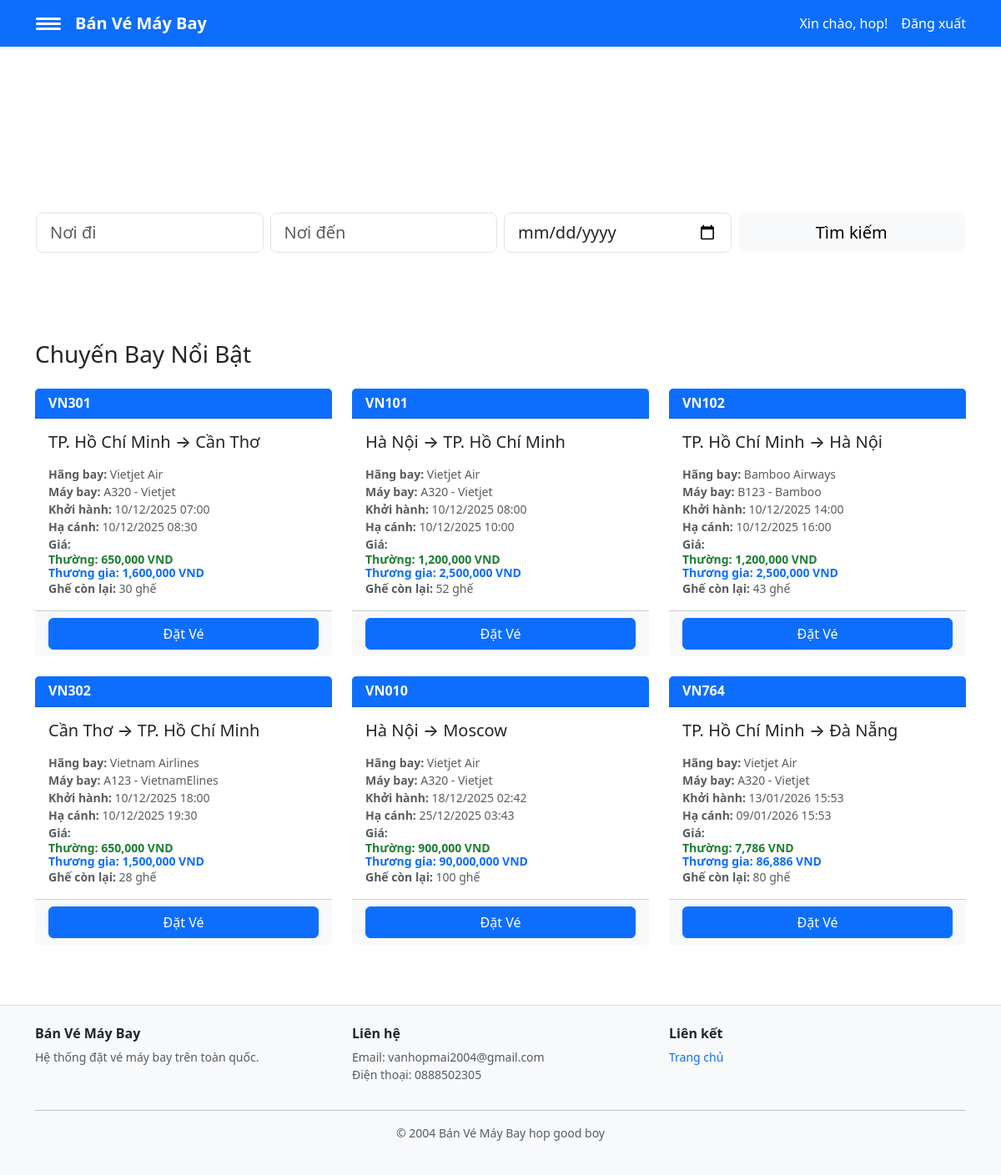
Screenshot of /banvemaybay/customer/dashboard (signed in) with the database file from the repository.
### tables this page shows
CREATE TABLE `chuyen_bay` (
  `id` int(11) NOT NULL,
  `so_hieu` varchar(50) NOT NULL,
  `noi_di` varchar(100) NOT NULL,
  `noi_den` varchar(100) NOT NULL,
  `gio_khoi_hanh` datetime NOT NULL,
  `gio_ha_canh` datetime NOT NULL,
  `gia_thuong` decimal(10,2) NOT NULL,
  `gia_thuong_gia` decimal(10,2) NOT NULL,
  `ghe_con` int(11) NOT NULL DEFAULT 0,
  `may_bay_id` int(11) DEFAULT NULL,
  `tao_luc` timestamp NOT NULL DEFAULT current_timestamp()
);

CREATE TABLE `may_bay` (
  `id` int(11) NOT NULL,
  `ma_may_bay` varchar(50) NOT NULL,
  `ten_may_bay` varchar(150) NOT NULL,
  `hang_may_bay` varchar(50) NOT NULL DEFAULT 'Khác',
  `tao_luc` timestamp NOT NULL DEFAULT current_timestamp()
);

### config/app.php (called while the page is built)
<?php
return [
    'db' => [
        'host' => '127.0.0.1',
        'user' => 'root',
        'pass' => '',
        'name' => 'banvemaybay',
    ],
    'base_path' => '/banvemaybay',
];

### app/Helpers/helpers.php (called while the page is built, shortened)
<?php
$config = require __DIR__ . '/../../config/app.php';
function dinhDangNgayGio($datetime): string {
    $dt = new DateTime($datetime);
    return $dt->format('d/m/Y H:i');
}
function duongDan(string $path = ''): string {
    global $config;
    $base = rtrim($config['base_path'], '/');
    $path = '/' . ltrim($path, '/');
    return $base . $path;
}
function format_datetime($datetime): string { return dinhDangNgayGio($datetime); }
function base_url(string $path = ''): string { return duongDan($path); }
function view_shared_data(): array {
    $user = $_SESSION['user'] ?? null;
    $isLoggedIn = !empty($user);
    $isAdmin = $isLoggedIn && (($user['vai_tro'] ?? '') === 'admin');
    return [
        'currentUser' => $user,
        'isLoggedIn' => $isLoggedIn,
        'isAdmin' => $isAdmin,
        'currentUserName' => $isLoggedIn ? (string)($user['ten'] ?? '') : '',
        'currentUserEmail' => $isLoggedIn ? (string)($user['email'] ?? '') : '',
    ];
}
function view(string $template, array $data = []): void {
    $data = array_merge(view_shared_data(), $data);
    extract($data, EXTR_SKIP);
    $viewFile = __DIR__ . '/../Views/' . $template . '.php';
    require $viewFile;
}

### app/Controllers/CustomerController.php (called while the page is built, shortened)
<?php
require_once __DIR__ . '/../Helpers/helpers.php';
require_once __DIR__ . '/../Models/Flight.php';
class CustomerController {
    public function dashboard(): void {
        $flights = Flight::recent(6);
        $search = [
            'noi_di' => (string)($_GET['noi_di'] ?? ''),
            'noi_den' => (string)($_GET['noi_den'] ?? ''),
            'ngay' => (string)($_GET['ngay'] ?? ''),
        ];
        view('customer/dashboard', compact('flights', 'search'));
    }
}

### app/Models/Flight.php (called while the page is built, shortened)
<?php
require_once __DIR__ . '/../Helpers/helpers.php';
class Flight {
    public static function recent(int $limit = 6): array {
        global $mysqli;
        $stmt = $mysqli->prepare(
            'SELECT cb.*, mb.hang_may_bay, mb.ma_may_bay, mb.ten_may_bay '
            . 'FROM chuyen_bay cb '
            . 'LEFT JOIN may_bay mb ON cb.may_bay_id = mb.id '
            . 'ORDER BY cb.gio_khoi_hanh ASC LIMIT ?'
        );
        $stmt->bind_param('i', $limit);
        $stmt->execute();
        $res = $stmt->get_result();
        return $res ? $res->fetch_all(MYSQLI_ASSOC) : [];
    }
}

### app/Views/customer/dashboard.php (the view, shortened to what this page needs)
<?php require_once __DIR__ . '/../partials/navbar.php'; ?>
<!doctype html>
<html>
<head>
  <link href="https://cdn.jsdelivr.net/npm/bootstrap@5.3.2/dist/css/bootstrap.min.css" rel="stylesheet">
</head>
<body class="customer-bg">
<div class="container-lg py-4">
  <?php
    $search = $search ?? [];
    $noiDiVal = (string)($search['noi_di'] ?? '');
    $noiDenVal = (string)($search['noi_den'] ?? '');
    $ngayVal = (string)($search['ngay'] ?? '');
  ?>
  <div class="search-section mb-5">
    <div class="row align-items-center">
      <div class="col-md-8">
        <h2 class="mb-2">Tìm Chuyến Bay</h2>
        <p>Đặt vé máy bay trên toàn quốc</p>
      </div>
    </div>
    <form method="get" action="<?=base_url('/customer/search')?>" class="mt-4">
      <div class="row g-2">
        <div class="col-md-3">
          <input name="noi_di" class="form-control form-control-lg" placeholder="Nơi đi" value="<?=htmlspecialchars($noiDiVal)?>">
        </div>
        <div class="col-md-3">
          <input name="noi_den" class="form-control form-control-lg" placeholder="Nơi đến" value="<?=htmlspecialchars($noiDenVal)?>">
        </div>
        <div class="col-md-3">
          <input type="date" name="ngay" class="form-control form-control-lg" value="<?=htmlspecialchars($ngayVal)?>">
        </div>
        <div class="col-md-3">
          <button class="btn btn-light btn-lg w-100">
            <i class="bi bi-search"></i> Tìm kiếm
          </button>
        </div>
      </div>
    </form>
  </div>
  <h3 class="mb-4">Chuyến Bay Nổi Bật</h3>
  <div class="row g-4">
    <?php if (empty($flights)): ?>
      <div class="col-12">
        <div class="alert alert-info">Không có chuyến bay nào.</div>
      </div>
    <?php else: ?>
      <?php foreach ($flights as $row): ?>
      <div class="col-md-6 col-lg-4">
        <div class="card flight-card h-100">
          <div class="card-header bg-primary text-white">
            <h6 class="mb-0 fw-bold"><?=htmlspecialchars($row['so_hieu'])?></h6>
          </div>
          <div class="card-body">
            <h5 class="card-title mb-3">
              <?=htmlspecialchars($row['noi_di'])?>
              &rarr;
              <?=htmlspecialchars($row['noi_den'])?>
            </h5>
            <p class="card-text">
              <small class="text-muted">
                <strong>Hãng bay:</strong> <?=htmlspecialchars(($row['hang_may_bay'] ?? '') !== '' ? ($row['hang_may_bay'] ?? '') : 'Chưa gán')?>
                <br>
                <strong>Máy bay:</strong>
                <?php if (!empty($row['ma_may_bay']) || !empty($row['ten_may_bay'])): ?>
                  <?=htmlspecialchars(($row['ma_may_bay'] ?? '') . (!empty($row['ten_may_bay']) ? ' - ' . $row['ten_may_bay'] : ''))?>
                <?php else: ?>
                  <?=htmlspecialchars('Chưa gán')?>
                <?php endif; ?>
                <br>
                <strong>Khởi hành:</strong> <?=format_datetime($row['gio_khoi_hanh'])?><br>
                <strong>Hạ cánh:</strong> <?=format_datetime($row['gio_ha_canh'])?><br>
                <strong>Giá:</strong><br>
                <span class="ticket-economy ticket-price-line d-block">Thường: <?=number_format($row['gia_thuong'],0)?> VND</span>
                <span class="ticket-business ticket-price-line d-block">Thương gia: <?=number_format($row['gia_thuong_gia'],0)?> VND</span>
                <strong>Ghế còn lại:</strong> <?=$row['ghe_con']?> ghế
              </small>
            </p>
          </div>
          <div class="card-footer bg-light">
            <a href="<?=base_url('/customer/book')?>?chuyen_bay_id=<?=$row['id']?>" class="btn btn-primary w-100">
              <i class="bi bi-ticket"></i> Đặt Vé
            </a>
          </div>
        </div>
      </div>
      <?php endforeach; ?>
    <?php endif; ?>
  </div>
</div>
<?php require_once __DIR__ . '/../partials/footer.php'; ?>
</body>
</html>

### public/index.php (shortened to what this page needs)
<?php
require_once __DIR__ . '/../app/Controllers/CustomerController.php';
require_once __DIR__ . '/../app/Helpers/helpers.php';
$customer = new CustomerController();
$path = parse_url($_SERVER['REQUEST_URI'], PHP_URL_PATH);
$config = require __DIR__ . '/../config/app.php';
$base = rtrim($config['base_path'], '/');
if ($base && strpos($path, $base) === 0) {
    $path = substr($path, strlen($base));
}
$path = '/' . trim($path, '/');
switch ($path) {
    case '/customer/dashboard':
        $customer->dashboard();
        break;
}

### app/Views/partials/navbar.php (shortened to what this page needs)
<nav class="navbar navbar-dark bg-primary shadow-sm mb-4">
  <div class="container-lg d-flex align-items-center">
    <button class="btn btn-transparent p-0 me-3" type="button" data-bs-toggle="offcanvas" data-bs-target="#sideMenu" aria-controls="sideMenu" aria-label="Mở menu">
      <div class="hamburger"><span></span><span></span><span></span></div>
    </button>
    <a class="navbar-brand fw-bold me-auto text-white" href="<?=base_url('/')?>">
      <i class="bi bi-airplane-fill"></i> Bán Vé Máy Bay
    </a>
    <div class="d-flex align-items-center">
      <?php if (!empty($isLoggedIn)): ?>
        <span class="text-light me-3">Xin chào, <?=htmlspecialchars((string)($currentUserName ?? ''))?>!</span>
        <a class="text-light text-decoration-none" href="<?=base_url('/auth/logout')?>">Đăng xuất</a>
      <?php else: ?>
        <a class="text-light me-3 text-decoration-none" href="<?=base_url('/auth/login')?>">Đăng nhập</a>
        <a class="text-light text-decoration-none" href="<?=base_url('/auth/register')?>">Đăng ký</a>
      <?php endif; ?>
    </div>
  </div>
</nav>

### app/Views/partials/footer.php (shortened to what this page needs)
<footer class="site-footer bg-light py-4 mt-5 border-top">
  <div class="container-lg">
    <div class="row">
      <div class="col-md-4">
        <h6 class="fw-bold">Bán Vé Máy Bay</h6>
        <p class="text-muted small">Hệ thống đặt vé máy bay trên toàn quốc.</p>
      </div>
      <div class="col-md-4">
        <h6 class="fw-bold">Liên hệ</h6>
        <p class="text-muted small">
          Email: vanhopmai2004@gmail.com<br>
          Điện thoại: 0888502305
        </p>
      </div>
      <div class="col-md-4">
        <h6 class="fw-bold">Liên kết</h6>
        <p class="text-muted small">
          <a href="<?=base_url('/')?>" class="text-decoration-none">Trang chủ</a><br>
        </p>
      </div>
    </div>
    <hr class="my-3">
    <div class="text-center text-muted small">
      <p>&copy; 2004 Bán Vé Máy Bay hop good boy</p>
    </div>
  </div>
</footer>

### app/Views/partials/navbar.php (style rules this page uses)
.hamburger { display:inline-block;width:30px;height:20px;position:relative }
.hamburger span { display:block;height:3px;background:#fff;margin:3px 0;border-radius:2px;transition:all .15s }
.navbar .text-light, .navbar .btn-outline-light { color:#ffffff !important;border-color:rgba(255,255,255,0.18) !important }

### app/Views/partials/footer.php (style rules this page uses)
html, body { height: 100%; }
body { min-height: 100vh; display: flex; flex-direction: column; }
body > .container, body > .container-fluid, body > .container-sm, body > .container-md, body > .container-lg, body > .container-xl, body > .container-xxl { flex: 1 0 auto; }
footer.site-footer { margin-top: auto; }
footer .container-lg { max-width: 1140px; }

### rows the page displays
chuyen_bay: so_hieu "VN301", noi_di "TP. Hồ Chí Minh", noi_den "Cần Thơ", may_bay.hang_may_bay "Vietjet Air", may_bay.ten_may_bay "A320 - Vietjet", gio_khoi_hanh "10/12/2025 07:00", gio_ha_canh "10/12/2025 08:30", gia_thuong "650,000", gia_thuong_gia "1,600,000", ghe_con "30"
chuyen_bay: so_hieu "VN101", noi_di "Hà Nội", noi_den "TP. Hồ Chí Minh", may_bay.hang_may_bay "Vietjet Air", may_bay.ten_may_bay "A320 - Vietjet", gio_khoi_hanh "10/12/2025 08:00", gio_ha_canh "10/12/2025 10:00", gia_thuong "1,200,000", gia_thuong_gia "2,500,000", ghe_con "52"
chuyen_bay: so_hieu "VN102", noi_di "TP. Hồ Chí Minh", noi_den "Hà Nội", may_bay.hang_may_bay "Bamboo Airways", may_bay.ten_may_bay "B123 - Bamboo", gio_khoi_hanh "10/12/2025 14:00", gio_ha_canh "10/12/2025 16:00", gia_thuong "1,200,000", gia_thuong_gia "2,500,000", ghe_con "43"
chuyen_bay: so_hieu "VN302", noi_di "Cần Thơ", noi_den "TP. Hồ Chí Minh", may_bay.hang_may_bay "Vietnam Airlines", may_bay.ten_may_bay "A123 - VietnamElines", gio_khoi_hanh "10/12/2025 18:00", gio_ha_canh "10/12/2025 19:30", gia_thuong "650,000", gia_thuong_gia "1,500,000", ghe_con "28"
chuyen_bay: so_hieu "VN010", noi_di "Hà Nội", noi_den "Moscow", may_bay.hang_may_bay "Vietjet Air", may_bay.ten_may_bay "A320 - Vietjet", gio_khoi_hanh "18/12/2025 02:42", gio_ha_canh "25/12/2025 03:43", gia_thuong "900,000", gia_thuong_gia "90,000,000", ghe_con "100"
chuyen_bay: so_hieu "VN764", noi_di "TP. Hồ Chí Minh", noi_den "Đà Nẵng", may_bay.hang_may_bay "Vietjet Air", may_bay.ten_may_bay "A320 - Vietjet", gio_khoi_hanh "13/01/2026 15:53", gio_ha_canh "09/01/2026 15:53", gia_thuong "7,786", gia_thuong_gia "86,886", ghe_con "80"

### other values shown
$currentUserName "hop"
